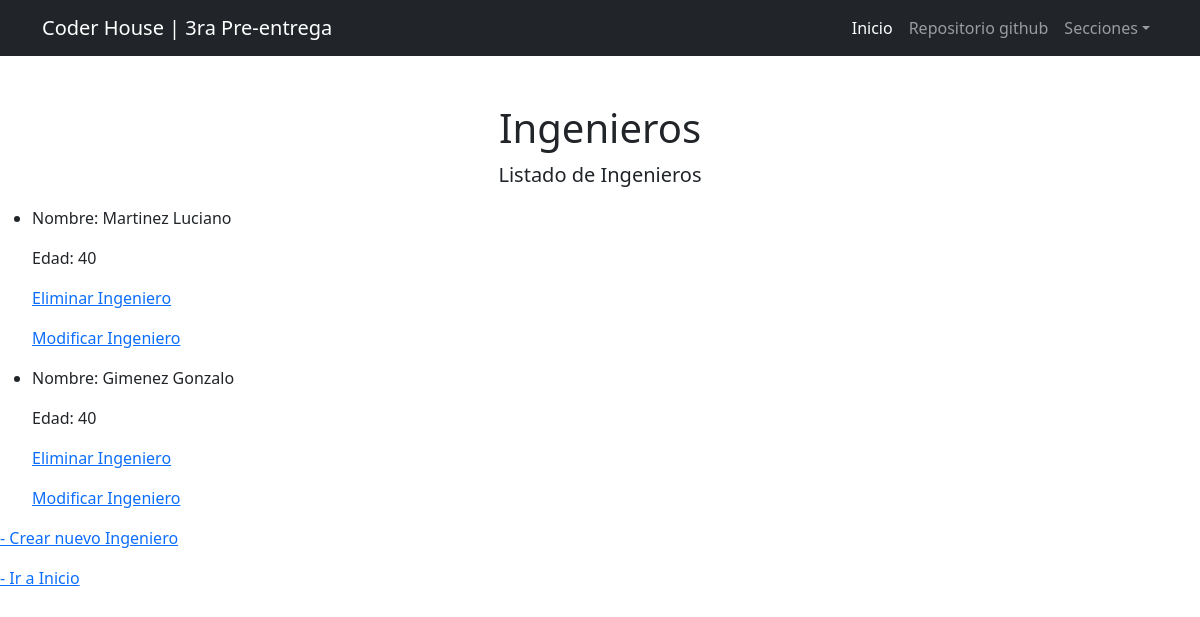
The app's page /informacion/ingenieros/listado/ with its own data.
### empleados/models.py (models this page shows, shortened)
class Ingeniero_en_jefe(models.Model):
    nombre = models.CharField(max_length=30)
    apellido = models.CharField(max_length=30)
    edad = models.SmallIntegerField()
    class Meta:
        verbose_name = "Ingeniero "
        verbose_name_plural = "Ingenieros "

### empleados/views.py (the view)
# urls.py: path("ingenieros/listado/", views.ingeniero_list, name="ingeniero_list"),
def ingeniero_list(request):
    consulta = Ingeniero_en_jefe.objects.all()
    contexto = {"ingenieros": consulta}
    return render(request, "empleados/ingeniero_list.html", contexto)

### empleados/templates/empleados/ingeniero_list.html (shortened to what this page needs)
{% extends 'home/base.html' %}
{% block body_title %}
    Ingenieros
{% endblock body_title %}
{% block body_subtitle %}
    Listado de Ingenieros
{% endblock body_subtitle %}
{% block content %}
<ul>
    {% for ingeniero in ingenieros %}
    <li>
        <p>Nombre: {{ingeniero.apellido}} {{ingeniero.nombre}}</p>
        <p>Edad: {{ingeniero.edad}}</p>
    </li>
    <a href="{% url 'empleados:ingeniero_delete' ingeniero.id %}"><p> Eliminar Ingeniero</p></a>
    <a href=" {% url 'empleados:ingeniero_update' ingeniero.id %}"><p> Modificar Ingeniero</p></a>
    {% endfor %}
</ul>
<a href="{% url 'empleados:ingeniero_create' %}"><p> - Crear nuevo Ingeniero</p></a>
<a href="{% url 'home:home_index' %}"><p> - Ir a Inicio</p></a>
{% endblock content %}

### records on screen
Ingeniero_en_jefe: apellido "Martinez", nombre "Luciano", edad "40"
Ingeniero_en_jefe: apellido "Gimenez", nombre "Gonzalo", edad "40"
